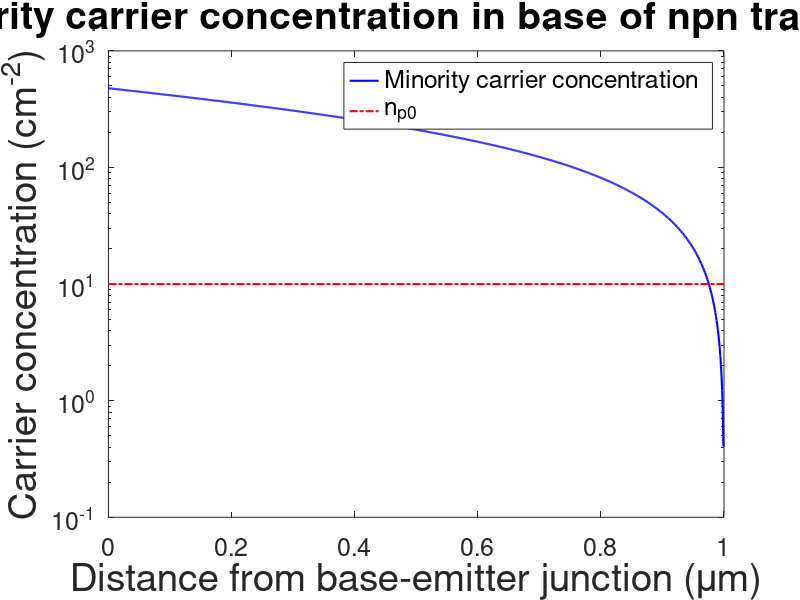

This figure's MATLAB source:
%% Static parameters
N_A   = 1e19;                 % Acceptor donor concentration (cm^-2)
mu_n  = 1417;                 % Electron mobility (cm^2 / V sec)
tau_n = 25e-9;                % Carrier lifetime (s)
n_i   = 1e10;                 % Intrinsic carrier concentration (cm^-2)

n_p0 = 1e1;                   % Base minority carrier concentration, under T.E.
q    = 1.602e-19;             % Electron charge (magnitude)
k_B  = 1.381e-23;             % Boltzmann's constant (J / K )
T    = 300;                   % Temperature (K)

D_n  = mu_n * k_B * T / q;    % Diffusivity (cm^2 / sec)
L_n  = sqrt(D_n*tau_n);       % Minority carrier diffusion length (cm)

base_coeff     = n_i^2/N_A;   % Constant multiplier
exponent_coeff = q/(k_B * T); % Constant exponent

%% Test parameters
W_B  = 1e-3;                  % Width of base (cm)
V_BE = -0.1;                  % Voltage across base-emitter junction (V)
V_BC = -7;                    % Voltage across base-collector junction (V)

%% Simulation
x = linspace(0, W_B, 1e3);
delta_n_2 = base_coeff*(exp(exponent_coeff * (-V_BE))-1);
delta_n_3 = base_coeff*(exp(exponent_coeff * (V_BC))-1);

denom   = sinh(W_B/L_n);
% Calculate the minority carrier concentration for each x.
n_p = n_p0 + delta_n_2 * (sinh((W_B - x)/L_n)/denom) + delta_n_3 * (sinh(x/L_n)/denom);


%% Plot results
figure(1);
semilogy(x*1e3, n_p, 'b-', 'LineWidth', 1.5);
set(gca, 'FontSize', 18);
line([min(x)*1e3 max(x)*1e3], [n_p0 n_p0], 'LineWidth', 1.5, 'LineStyle', '-.', 'Color', 'r');
title('Minority carrier concentration in base of npn transistor', ...
    'FontSize', 28);
xlabel('Distance from base-emitter junction (\mum)', 'FontSize', 28);
ylabel('Carrier concentration (cm^{-2})', 'FontSize', 28);
leg = legend('Minority carrier concentration', 'n_{p0}');
set(leg, 'FontSize', 18);

ylim_curr = get(gca,'ylim');
xlim([min(x), max(x)]*1e3);
ylim([min(1, ylim_curr(1)), ylim_curr(2)]);